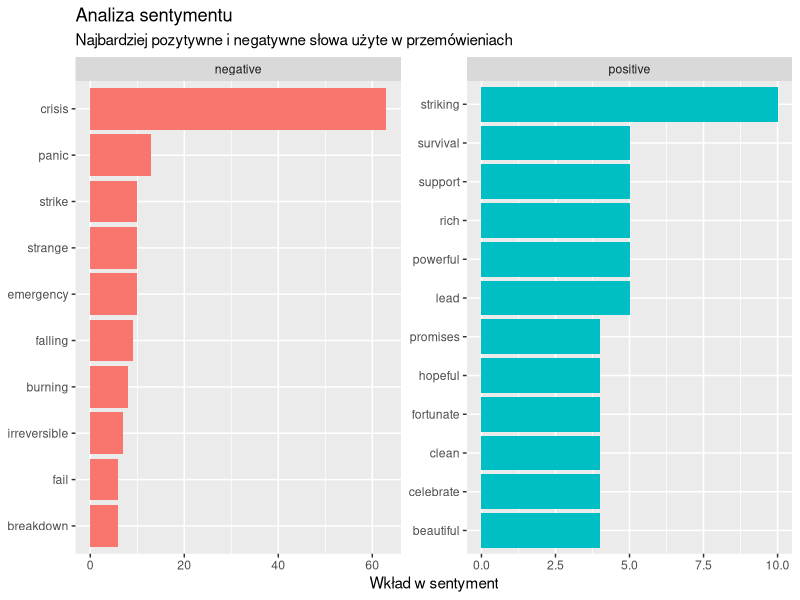

R code for this plot:
library(tidytext)
library(dplyr)
library(ggplot2)
        
assertthat::assert_that(file.exists("data/data.csv"));
data <- read.csv("data/data.csv", encoding = "UTF-8");
df <- tibble(data)

tidy_speeches <- df %>% 
  unnest_tokens(word, text) %>% 
  mutate(wordnumber = row_number()) %>%
  anti_join(stop_words)

# positive / negative words

bing_word_counts <- tidy_speeches %>%
  inner_join(get_sentiments("bing")) %>%
  count(word, sentiment, sort = TRUE) %>%
  ungroup()

bing_word_counts %>%
  group_by(sentiment) %>%
  slice_max(n, n = 10) %>% 
  ungroup() %>%
  mutate(word = reorder(word, n)) %>%
  ggplot(aes(n, word, fill = sentiment)) +
  geom_col(show.legend = FALSE) +
  facet_wrap(~sentiment, scales = "free") +
  labs(
    title = "Analiza sentymentu",
    subtitle = "Najbardziej pozytywne i negatywne słowa użyte w przemówieniach",
    x = "Wkład w sentyment",
    y = NULL)
